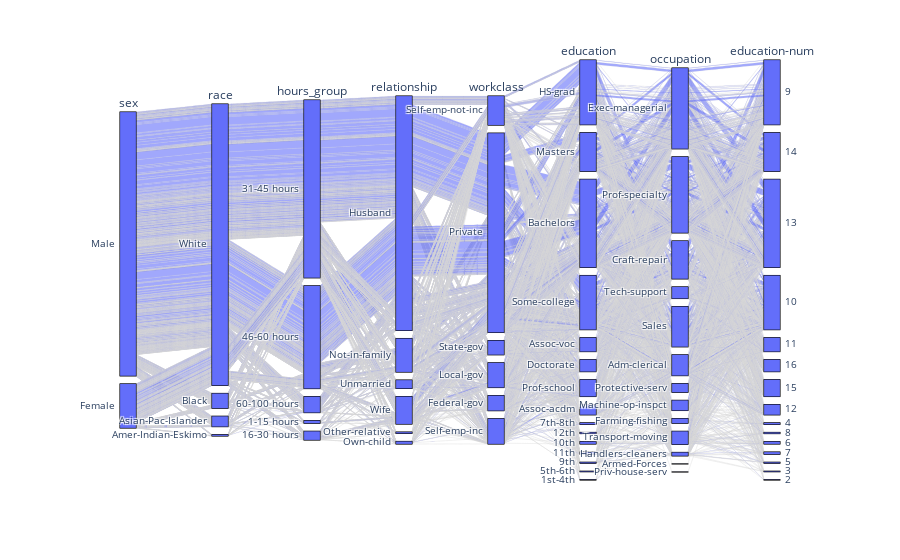

The cell this chart's notebook holds for it:
### Code cell
fig = px.parallel_categories(up_501, color_continuous_scale=px.colors.sequential.Inferno)
fig.show()

### Figure 1 — Plotly figure (JSON) as saved in the notebook; plotly's stock layout.template omitted (floating-point values rounded to 4 significant figures; data arrays with more than 128 entries replaced by an {"elided": "..."} marker saying what was removed)
{"data": [{"dimensions": [{"label": "sex", "values": {"elided": "7490 str values"}}, {"label": "race", "values": {"elided": "7490 str values"}}, {"label": "hours_group", "values": {"elided": "7490 str values"}}, {"label": "relationship", "values": {"elided": "7490 str values"}}, {"label": "workclass", "values": {"elided": "7490 str values"}}, {"label": "education", "values": {"elided": "7490 str values"}}, {"label": "occupation", "values": {"elided": "7490 str values"}}, {"label": "education-num", "values": {"elided": "7490 int values"}}], "domain": {"x": [0, 1], "y": [0, 1]}, "name": "", "type": "parcats"}], "layout": {"autosize": true, "legend": {"tracegroupgap": 0}, "margin": {"t": 60}}}
